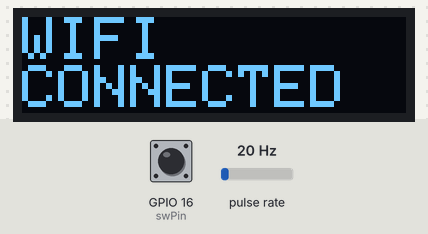
The sketch below on a simulated ESP8266 (NodeMCU). Shown: 128×32 one-colour display. Wiring (inferred from the names in the program): pulse sensor: data GPIO 13. The test bench sets the inputs (shaded band); at power-on: GPIO 16 (swPin) LOW, pulse rate 20 Hz. WiFi joins after 1.5 s; servers stay silent unless stated; the local clock reads 2024-03-15 10:24:30 at power-on unless the sketch sets it; what the sketch prints to the serial monitor is not drawn.

Above: at 1.6 s.
At 3.6 s:
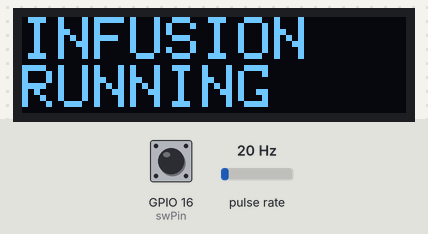

Measured:
- what the display in image 0 shows lasts 2.0 s, from 1.6 s to 3.6 s

The sketch:

infusion_monitoring_telegram_dev.ino
```cpp
#include <ESP8266WiFi.h>
#include <ESP8266HTTPClient.h>
#include <ArduinoJson.h>
#include <Adafruit_GFX.h>
#include <Adafruit_SSD1306.h>
#include <WiFiClientSecure.h>
#include <UniversalTelegramBot.h>
#include <WiFiManager.h>

Adafruit_SSD1306 display = Adafruit_SSD1306(128, 32, &Wire);

int sensorPin = 13; // This is our input pin D7
unsigned long lastflash;
int RPM;

const int swPin = 16; //D0
int swState;

const char* ssid = "vivo 1612";
const char* password = "dudungmaman";
// const char* ssid = "DM4";
// const char* password = "seninjumat2";

#define BOTtoken "6025777872:AAGOiaT-UVZCXnW7Ur9KS2xmuLIXgirmRE4"
#define CHAT_ID "-894765173"
X509List cert(TELEGRAM_CERTIFICATE_ROOT);
WiFiClientSecure client;
UniversalTelegramBot bot(BOTtoken, client);

void ICACHE_RAM_ATTR sens() {
  RPM++;
}

void setup() {
  pinMode(sensorPin, INPUT_PULLUP);
  attachInterrupt(digitalPinToInterrupt(sensorPin), sens, RISING);
  display.begin(SSD1306_SWITCHCAPVCC, 0x3C); // Address 0x3C for 128x32
  Serial.begin(115200);
  setup_connection();
  configTime(0, 0, "pool.ntp.org");      // get UTC time via NTP
  client.setTrustAnchors(&cert); // Add root certificate for api.telegram.org
  Serial.println("SETUP BERHASIL");
}

void loop() {
  sensor_read();
}
```

send_alert_tele.ino
```cpp
void send_alert_tele(){
  bot.sendMessage(CHAT_ID, "ALERT!, INFUS HABIS/MAMPET", "");

  Serial.println("Alert terkirim");
  display.clearDisplay();
  display.setTextSize(2);
  display.setTextColor(SSD1306_WHITE);
  display.setCursor(0,0);
  display.println("ALERT SENT");
  display.display();
  delay(1000);
}
```

sensor_read.ino
```cpp
void sensor_read(){
  // noInterrupts();
  if (RPM == 0){
    delay(5000);
    if (RPM == 0){
      Serial.println("IINFUSION LOW");
      display.clearDisplay();
      display.setTextSize(2);
      display.setTextColor(SSD1306_WHITE);
      display.setCursor(0,0);
      display.println("INFUSION");
      display.println("LOW");
      display.display();

      send_alert_tele();
    }
  }else{
    Serial.println("INFUSION RUNNING");
    display.clearDisplay();
    display.setTextSize(2);
    display.setTextColor(SSD1306_WHITE);
    display.setCursor(0,0);
    display.println("INFUSION");
    display.println("RUNNING");
    display.display();
  }
  RPM=0;
  // interrupts();
  delay(1000);  //1 second.
}
```

setup_connection.ino
```cpp
void setup_connection(){
  swState = digitalRead(swPin);
  WiFi.mode(WIFI_STA);
  WiFiManager wm;
  // int swState = digitalRead(swPin);
  if (swState == HIGH){
    WiFi.mode(WIFI_OFF);
    wm.resetSettings();
    WiFi.begin(ssid, password);
    Serial.print("Connecting to ");
    Serial.print(ssid);
    while (WiFi.status() != WL_CONNECTED) {
      delay(500);
      Serial.print("Connecting to ");
      Serial.println(ssid);
      display.clearDisplay();
      display.setTextSize(2);
      display.setTextColor(SSD1306_WHITE);
      display.setCursor(0,0);
      display.println("CONNECTING");
      display.println("NETWORK");
      display.display();
    }
  } else if (swState == LOW){
    display.clearDisplay();
    display.setTextSize(2);
    display.setTextColor(SSD1306_WHITE);
    display.setCursor(0,0);
    display.println("CONNECTING");
    display.println("WIFI");
    display.display();
    WiFi.mode(WIFI_OFF);
    bool res;
    res = wm.autoConnect("AutoConnectAP","password");
    if(!res) {
      Serial.println("Failed to connect");
      ESP.restart();
    }
    else {
      //if you get here you have connected to the WiFi
      Serial.println("connected...)");
      display.clearDisplay();
      display.setTextSize(2);
      display.setTextColor(SSD1306_WHITE);
      display.setCursor(0,0);
      display.println("WIFI");
      display.println("CONNECTED");
      display.display();
      delay(2000);
    }
  }
}
```
